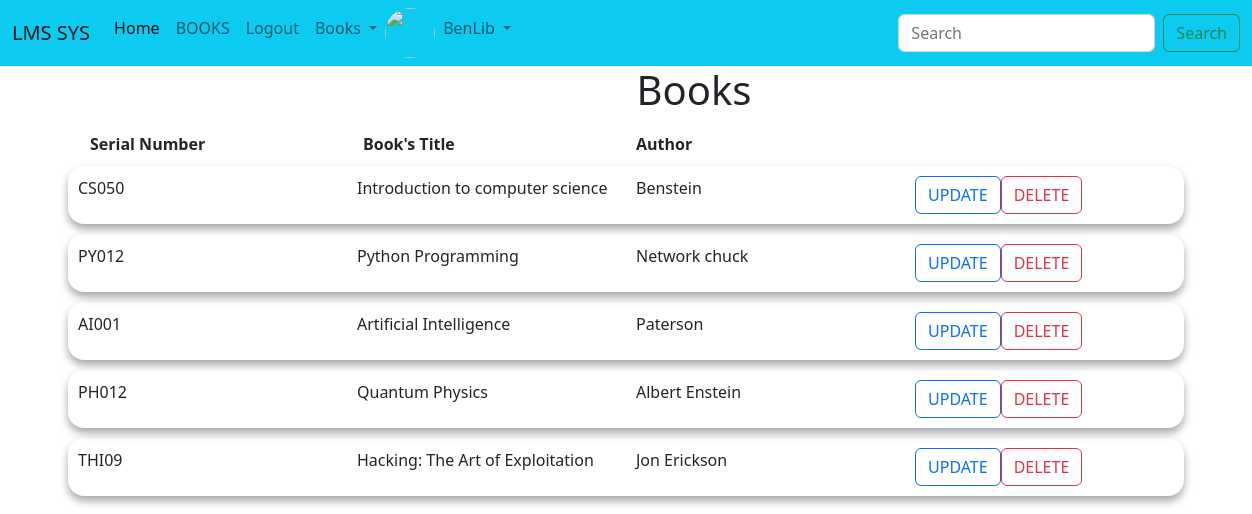
The app's page /lib/manage/ (signed in), older data.
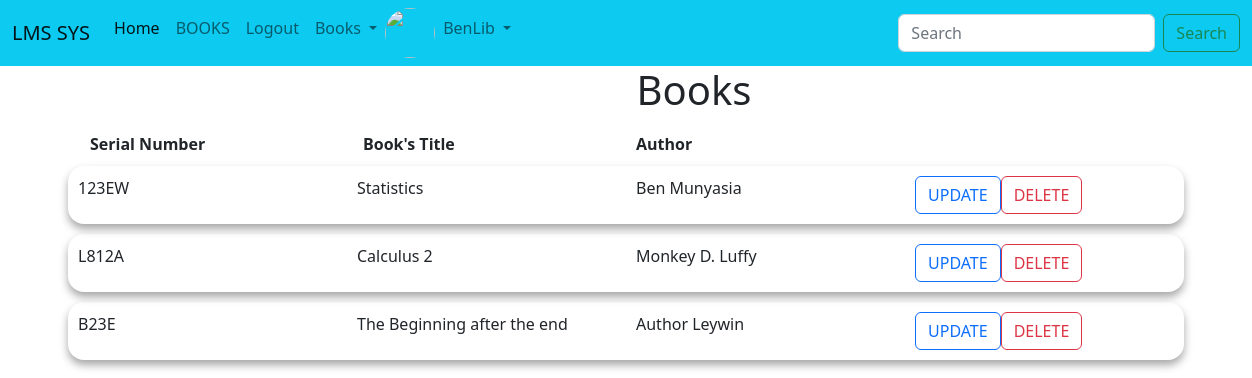
The same page, newer data.
### LIBSYS/models.py (models this page shows, shortened)
class AddBook(models.Model):
    title = models.CharField(max_length=90)
    Author = models.CharField(max_length=50)
    serial_number = models.CharField(primary_key=True, max_length=100)
    description = models.TextField(default=' ')
    Cover_image = models.ImageField(upload_to="images/books/%y", blank=True, null=True)

### LIBSYS/views.py (the view)
# urls.py: path('manage/',views.manageBook, name='manage'),
def manageBook(request):
    Book = AddBook.objects.all()
    context = {'Books': Book}
    return render(request, 'shelfs/manage.html', context)

### LIBSYS/templates/shelfs/manage.html (shortened to what this page needs)
{% extends 'base.html' %}
{% block content %}
    <div style="width: 100vw; text-align: center;"><h1>Books</h1></div>
    <form method="post">
    <div class="container">
        <div style="display: flex;">
            <div class="col"><strong>Serial Number</strong></div>
            <div class="col"><strong>Book's Title</strong></div>
            <div class="col"><strong>Author</strong></div>
            <div class="col"> </div>
        </div>
        {% for Book in Books%}
        <div class="row" style="display: flex; justify-content:space-around;">
            <div class="col" name="serial_number">
            {{Book.serial_number}}
            </div>
            <div class="col"> {{Book.title}}</div>
            <div class="col">{{Book.Author}}</div>
            <div class="col">
                <button type="submit" class="btn btn-outline-primary" "><a href="{% url 'updateBook' Book.serial_number%}">UPDATE</a></button>
                <button type="button" class="btn btn-outline-danger"><a href="{% url 'deletebook' Book.serial_number %}">DELETE</a></button>
            </div>
        </div>
        {% endfor %}
        </div>
</form>
{% endblock %}

Row changes from the older to the newer data that the page shows:
removed AddBook: serial_number "CS050", title "Introduction to computer science", Author "Benstein"
removed AddBook: serial_number "PY012", title "Python Programming", Author "Network chuck"
removed AddBook: serial_number "AI001", title "Artificial Intelligence", Author "Paterson"
removed AddBook: serial_number "PH012", title "Quantum Physics", Author "Albert Enstein"
removed AddBook: serial_number "THI09", title "Hacking: The Art of Exploitation", Author "Jon Erickson"
added AddBook: serial_number "123EW", title "Statistics", Author "Ben Munyasia"
added AddBook: serial_number "L812A", title "Calculus 2", Author "Monkey D. Luffy"
added AddBook: serial_number "B23E", title "The Beginning after the end", Author "Author Leywin"
